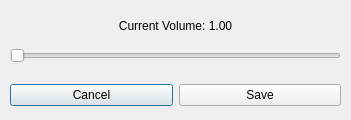
<?xml version="1.0" encoding="UTF-8"?>
<ui version="4.0">
 <class>ClipSettings</class>
 <widget class="QDialog" name="ClipSettings">
  <property name="geometry">
   <rect>
    <x>0</x>
    <y>0</y>
    <width>351</width>
    <height>120</height>
   </rect>
  </property>
  <property name="sizePolicy">
   <sizepolicy hsizetype="Fixed" vsizetype="Fixed">
    <horstretch>0</horstretch>
    <verstretch>0</verstretch>
   </sizepolicy>
  </property>
  <property name="windowTitle">
   <string>Clip Settings</string>
  </property>
  <widget class="QWidget" name="horizontalLayoutWidget">
   <property name="geometry">
    <rect>
     <x>10</x>
     <y>10</y>
     <width>331</width>
     <height>31</height>
    </rect>
   </property>
   <layout class="QHBoxLayout" name="horizontalLayout">
    <item>
     <widget class="QLabel" name="current_volume">
      <property name="text">
       <string>Current Volume: 1.00</string>
      </property>
      <property name="alignment">
       <set>Qt::AlignCenter</set>
      </property>
     </widget>
    </item>
   </layout>
  </widget>
  <widget class="QWidget" name="horizontalLayoutWidget_2">
   <property name="geometry">
    <rect>
     <x>10</x>
     <y>40</y>
     <width>331</width>
     <height>31</height>
    </rect>
   </property>
   <layout class="QHBoxLayout" name="horizontalLayout_2">
    <item>
     <widget class="QSlider" name="volume_slider">
      <property name="maximum">
       <number>20</number>
      </property>
      <property name="pageStep">
       <number>1</number>
      </property>
      <property name="orientation">
       <enum>Qt::Horizontal</enum>
      </property>
     </widget>
    </item>
   </layout>
  </widget>
  <widget class="QWidget" name="horizontalLayoutWidget_3">
   <property name="geometry">
    <rect>
     <x>10</x>
     <y>80</y>
     <width>331</width>
     <height>31</height>
    </rect>
   </property>
   <layout class="QHBoxLayout" name="horizontalLayout_3">
    <item>
     <widget class="QPushButton" name="cancelButton">
      <property name="text">
       <string>Cancel</string>
      </property>
     </widget>
    </item>
    <item>
     <widget class="QPushButton" name="saveButton">
      <property name="text">
       <string>Save</string>
      </property>
     </widget>
    </item>
   </layout>
  </widget>
 </widget>
 <resources/>
 <connections/>
</ui>
